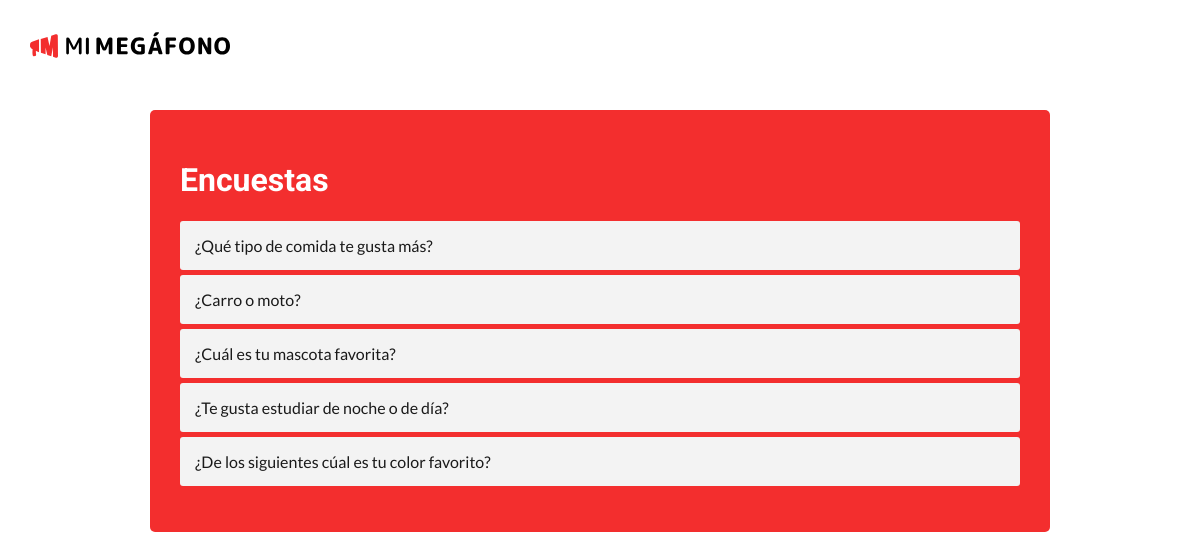
Screenshot of /polls/ with the database file from the repository.
### polls/models.py (models this page shows, shortened)
class Question(models.Model):
    question_text = models.CharField(max_length=200)
    pub_date = models.DateTimeField('date published')

### polls/views.py (the view)
# urls.py: path('', views.IndexView.as_view(), name='index'),
class IndexView(generic.ListView):
    template_name = 'polls/index.html'
    context_object_name = 'latest_question_list'
    def get_queryset(self):
        return Question.objects.order_by('-pub_date')[:5]

### polls/templates/polls/index.html (shortened to what this page needs)
<!DOCTYPE html>
<html lang="es">
<head>
    {% load static %}
    <link rel="stylesheet" type="text/css" href="{% static 'polls/style.css' %}">
</head>
<body>
    <header>
        <a class="header-brand" href="{% url 'polls:index' %}">
        </a>
    </header>
    <div class="container">
        <h1 class="poll-title">Encuestas</h1>
        {% if latest_question_list %}
        <ul class="poll-list">
        {% for question in latest_question_list %}
            <li class="list-item">
                <a class="item-link" href="{% url 'polls:detail' question.id %}">
                    {{ question.question_text }}
                </a>
            </li>
        {% endfor %}
        </ul>
        {% else %}
            <p class="text">No hay encuestas disponibles.</p>
        {% endif %}
    </div>
</body>
</html>

### polls/static/polls/style.css (style rules this page uses)
:root { --primary-color: #f32e2e; --secondary-color: #1a1a1a; --terciary-color: #f3f3f3; --font-title: 'Roboto', sans-serif; --font: 'Lato', sans-serif; }
body { margin: 0; padding: 0; width: 100%; height: 100%; font-family: var(--font); }
header { width: 100%; height: 30px; padding: 30px; display: flex; justify-content: flex-start; box-sizing: border-box; }
.header-brand { width: 200px; height: 30px; }
.header-svg { width: 100%; height: 100%; }
.container { width: 70%; min-height: 300px; margin: 50px auto; background-color: var(--primary-color); color: white; border-radius: 5px; padding: 30px; }
.poll-list { padding: 0; }
.poll-title { font-family: var(--font-title); }
.list-item { list-style: none; max-height: 100px; border-radius: 3px; margin-bottom: 5px; background-color: var(--terciary-color); transition: .3s; }
.item-link { text-decoration: none; color: var(--secondary-color); display: block; padding: 15px; }

### rows the page displays
Question: question_text "¿Qué tipo de comida te gusta más?"
Question: question_text "¿Carro o moto?"
Question: question_text "¿Cuál es tu mascota favorita?"
Question: question_text "¿Te gusta estudiar de noche o de día?"
Question: question_text "¿De los siguientes cúal es tu color favorito?"
